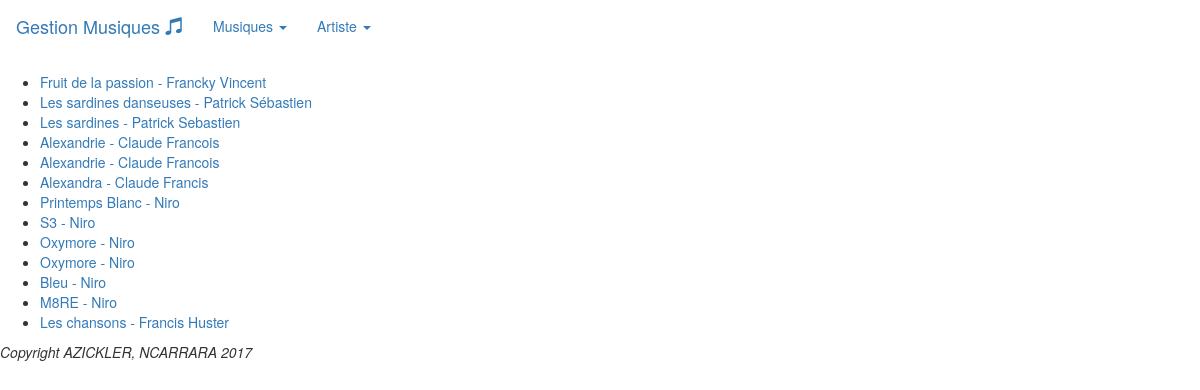
The app's page /musiques/, older data.
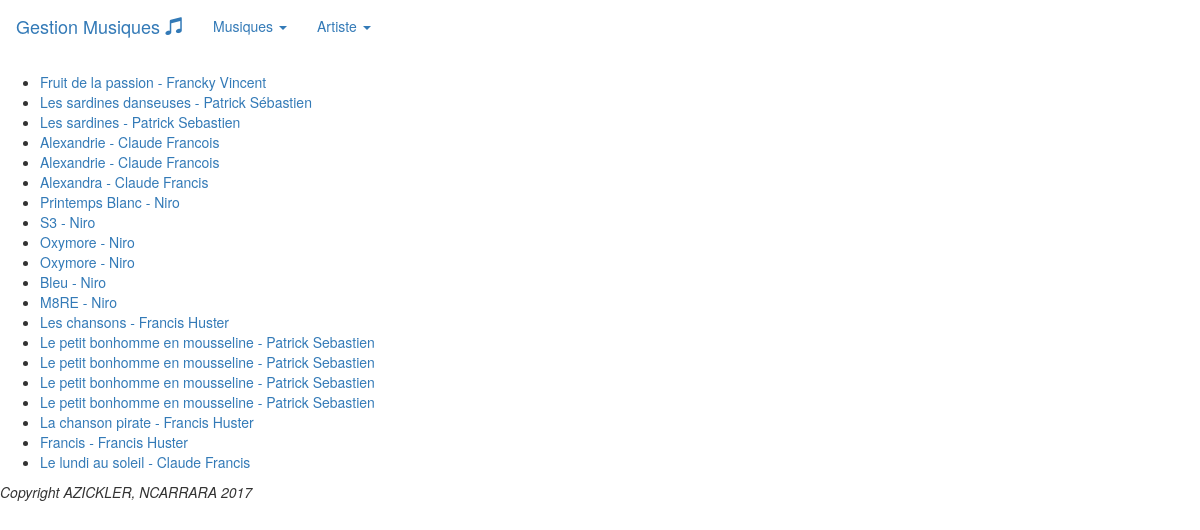
The same page, newer data.
### musiques/models.py (models this page shows, shortened)
class Morceau(models.Model):
    titre = models.CharField(max_length=64)
    artiste = models.ForeignKey(Artiste, on_delete=models.CASCADE, null=True)

class Artiste(models.Model):
    nom = models.CharField(max_length=64)

### musiques/views.py (the view)
class MorceauListView(ListView):
    model = Morceau

### musiques/templates/musiques/morceau_list.html
{% extends 'musiques/baseModele.html' %}
    {% block contenu %}
    <ul>
    {% for morceau in object_list %}
        <li><a href="{% url 'musiques:morceau-detail' pk=morceau.id %}">{{ morceau.titre }} - {{ morceau.artiste.nom }}</a></li>
    {% endfor %}
    </ul>
{% endblock %}

### musiques/templates/musiques/baseModele.html (shortened to what this page needs)
<!DOCTYPE html>
<html lang="fr" >
    <head>
<link rel="stylesheet" href="https://maxcdn.bootstrapcdn.com/bootstrap/3.3.7/css/bootstrap.min.css">
    </head>
    <body>
        <header>
                    <nav class="navbar navbar-expand-lg navbar-light bg-light">
                                    <div class="container-fluid">
                                      <div class="navbar-header">
                                        <a class="navbar-brand" href="#">Gestion Musiques <span class="glyphicon glyphicon-music"></span></a>
                                      </div>
                                      <ul class="nav navbar-nav">
                                        <li class="dropdown">
                                          <a class="dropdown-toggle" data-toggle="dropdown" href="#">Musiques
                                          <span class="caret"></span></a>
                                        </li>
                                        <li class="dropdown">
                                                <a class="dropdown-toggle" data-toggle="dropdown" href="#">Artiste
                                                <span class="caret"></span></a>
                                        </li>
                                      </ul>
                                    </div>
                                  </nav>
                    </header>
                    <section>
                        {% block contenu %}
                        {% endblock %}
                    </section>
        <footer>
            <em>Copyright AZICKLER, NCARRARA 2017</em>
        </footer>
    </body>
</html>

Row changes from the older to the newer data that the page shows:
added Morceau: titre "Le petit bonhomme en mousseline", artiste.nom "Patrick Sebastien"
added Morceau: titre "Le petit bonhomme en mousseline", artiste.nom "Patrick Sebastien"
added Morceau: titre "Le petit bonhomme en mousseline", artiste.nom "Patrick Sebastien"
added Morceau: titre "Le petit bonhomme en mousseline", artiste.nom "Patrick Sebastien"
added Morceau: titre "La chanson pirate", artiste.nom "Francis Huster"
added Morceau: titre "Francis", artiste.nom "Francis Huster"
added Morceau: titre "Le lundi au soleil", artiste.nom "Claude Francis"
